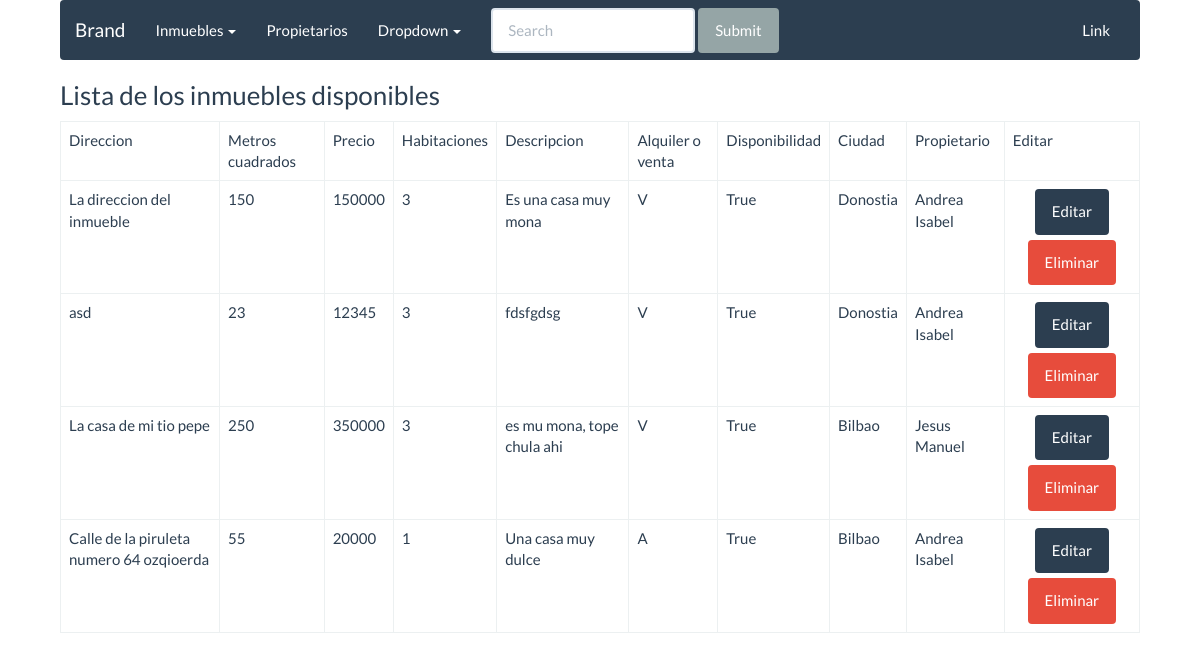
/inmuebles/index, run on an earlier commit of the app's database.
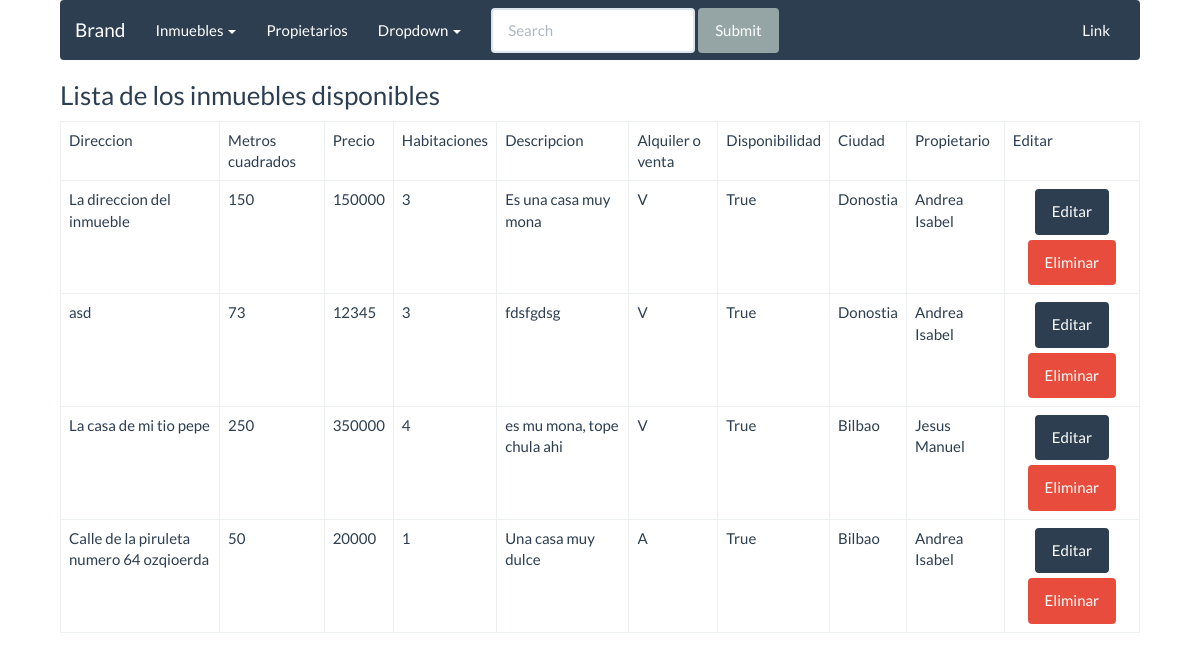
And on a later commit of the database.
### apps/inmuebles/models.py (models this page shows, shortened)
class Inmueble(models.Model):
	direccion = models.CharField(max_length=150)
	metros = models.IntegerField()
	precio = models.IntegerField()
	habitaciones = models.IntegerField()
	descripccion = models.CharField(max_length=300)
	opcion = models.CharField(max_length=2)
	disponibilidad = models.BooleanField()
	ciudad = models.ForeignKey(Ciudad, null=True, blank=True, on_delete=models.CASCADE)
	propietario = models.ForeignKey(Propietario, null=True, blank=True, on_delete=models.CASCADE)
	alqui = models.ManyToManyField(Cliente, through='alquiler', blank=True)
	comprar = models.ManyToManyField(Cliente, blank=True, related_name='comprar')

### apps/ciudades/models.py (models this page shows, shortened)
class Ciudad(models.Model):
	nombre = models.CharField(max_length=50)

### apps/propietarios/models.py (models this page shows, shortened)
class Propietario(models.Model):
	nombre = models.CharField(max_length=20)
	apellidos = models.CharField(max_length=40)
	fecha_nacimiento = models.DateField()
	direccion = models.CharField(max_length=150)
	telefono = models.CharField(max_length=15)
	email = models.EmailField()

### apps/inmuebles/views.py (the view)
class Inmuebles(ListView):
	model = Inmueble
	template_name = "inmuebles/index.html"

### templates/inmuebles/index.html (shortened to what this page needs)
{% extends 'base/base.html' %}
{% block content %}
	<h3>Lista de los inmuebles disponibles</h3>
	<table class="table table-bordered">
		<thead>
			<tr>
				<td>Direccion</td>
				<td>Metros cuadrados</td>
				<td>Precio</td>
				<td>Habitaciones</td>
				<td>Descripcion</td>
				<td>Alquiler o venta</td>
				<td>Disponibilidad</td>
				<td>Ciudad</td>
				<td>Propietario</td>
				<td>Editar</td>
			</tr>
		</thead>
		<tbody>
			{% if object_list %}
				{% for inmueble in object_list %}
					{% if inmueble.disponibilidad == True %}
					<tr>
						<td>{{ inmueble.direccion }}</td>
						<td>{{ inmueble.metros }}</td>
						<td>{{ inmueble.precio }}</td>
						<td>{{ inmueble.habitaciones }}</td>
						<td>{{ inmueble.descripccion }}</td>
						<td>{{ inmueble.opcion }}</td>
						<td>{{ inmueble.disponibilidad }}</td>
						<td>{{ inmueble.ciudad.nombre }}</td>
						<td>{{ inmueble.propietario.nombre }}</td>
						<td style='text-align:center;'><a class="btn btn-primary" href="/inmuebles/editar/{{ inmueble.id }}">Editar</a>
						<a style='margin-top:5px;' class="btn btn-danger" href="/inmuebles/delete/{{ inmueble.id }}">Eliminar</a></td>
					</tr>
					{% endif %}
				{% endfor %}
			{% else %}
			<h1>En este momento no hay ningun apartamento disponible</h1>
			{% endif %}
		</tbody>
	</table>
{% endblock %}

What changed in the data, as far as the page shows it:
changed Inmueble "asd": metros "23" → "73"
changed Inmueble "La casa de mi tio pepe": habitaciones "3" → "4"
changed Inmueble "Calle de la piruleta numero 64 ozqioerda": metros "55" → "50"
